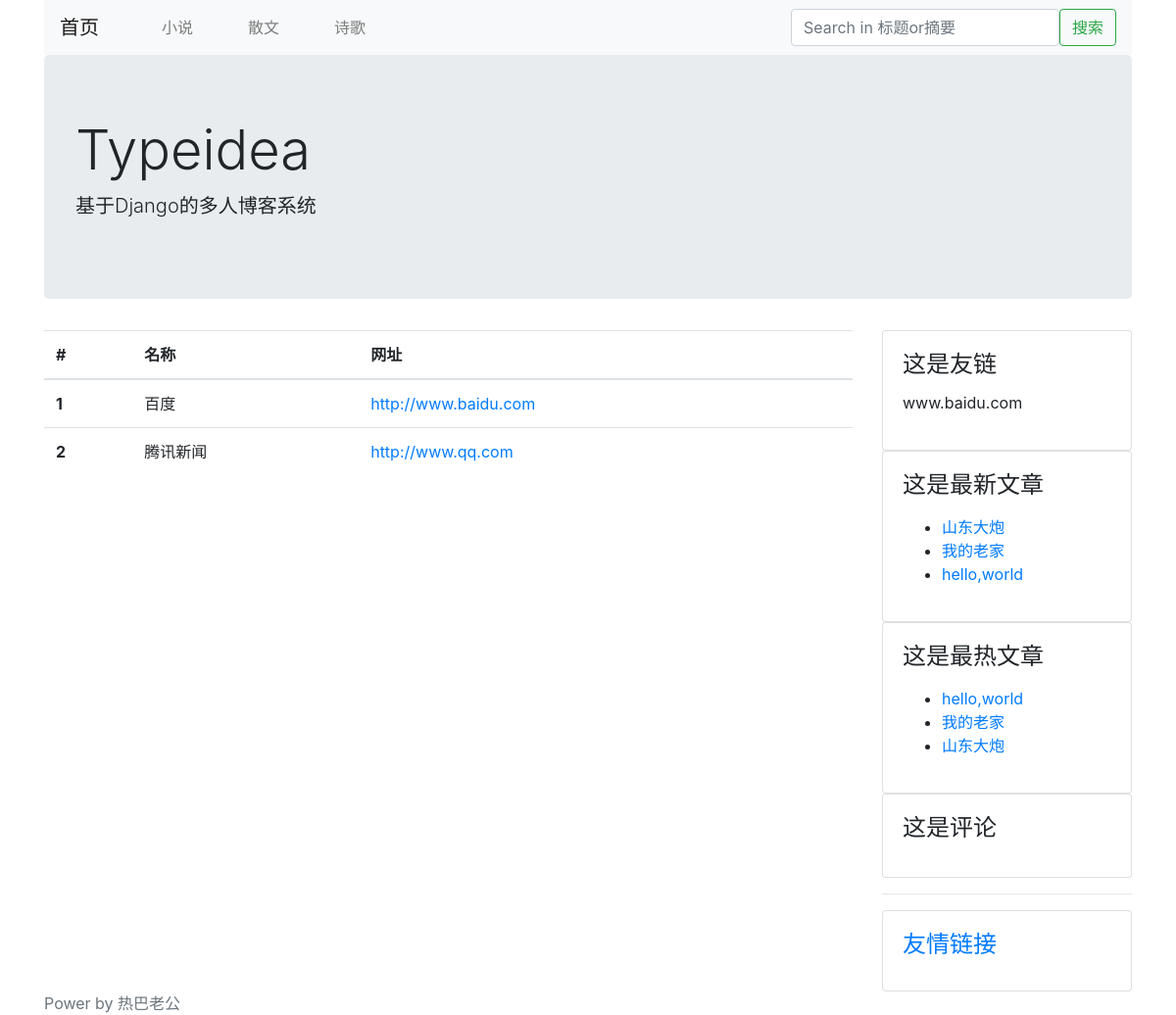
Before: /links/ with the older database file.
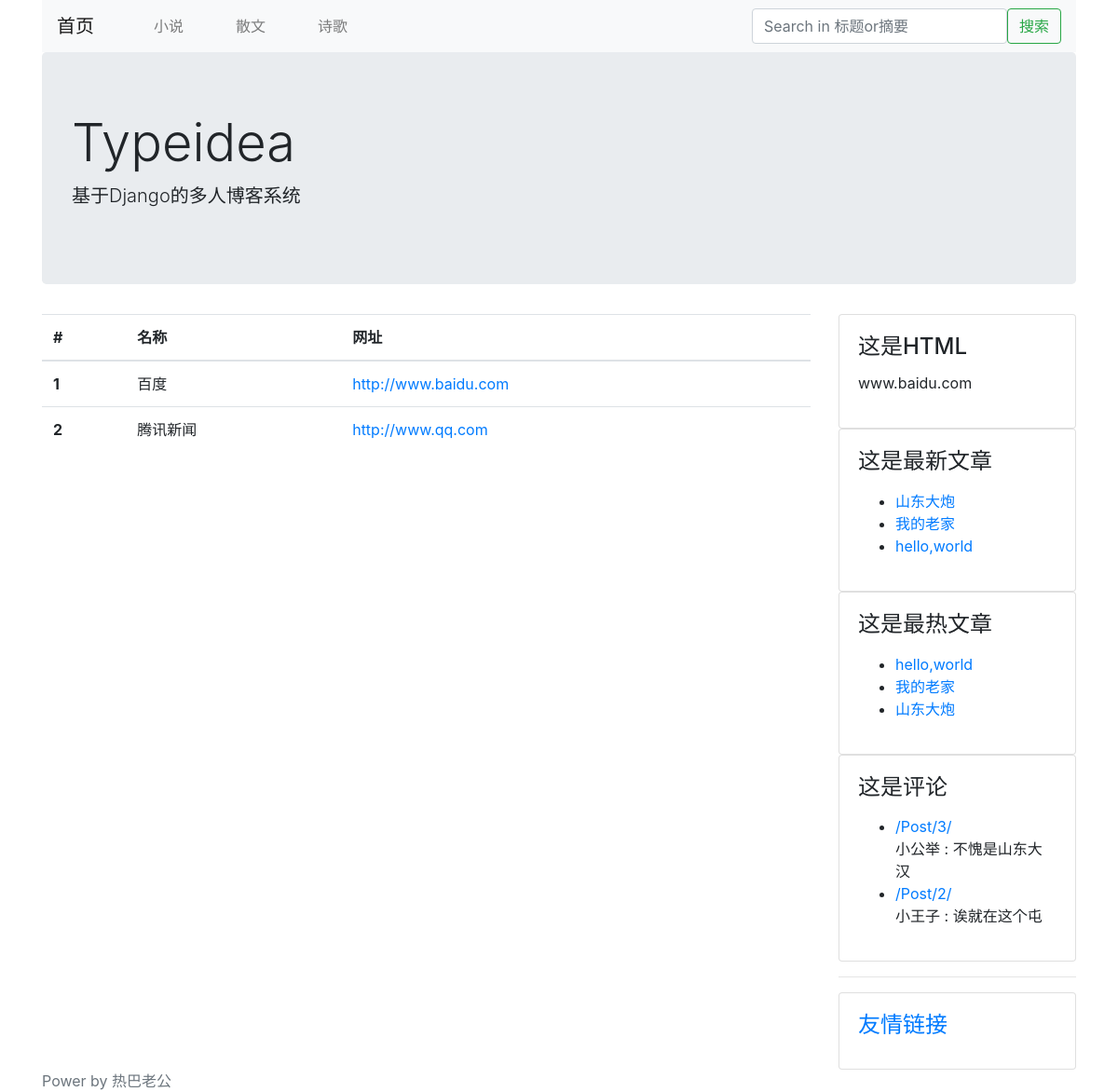
After: the same page with the newer database file.
### blog/models.py (models this page shows, shortened)
class Category(models.Model):
    STATUS_NORMAL = 1
    STATUS_DELETE = 0
    STATUS_ITEMS = (
        (STATUS_NORMAL, '正常'),
        (STATUS_DELETE, '删除'),
    )
    name = models.CharField(max_length=50, verbose_name="名称")
    status = models.PositiveIntegerField(default=STATUS_NORMAL, choices=STATUS_ITEMS, verbose_name="状态")
    is_nav = models.BooleanField(default=False, verbose_name="是否为导航")
    owner = models.ForeignKey(User, verbose_name="作者")
    created_time = models.DateTimeField(auto_now_add=True, verbose_name="创建时间")
    class Meta:
        verbose_name = verbose_name_plural = "分类"
    @classmethod
    def get_navs(cls):
        categories=cls.objects.filter(status=cls.STATUS_NORMAL)
        nav_categories=[]
        normal_categories=[]
        for i in categories:
            if i.is_nav:
                nav_categories.append(i)
            else:
                normal_categories.append(i)
        dict={
            'navs':nav_categories,
            'categories':normal_categories,
        }
        return dict

class Post(models.Model):
    STATUS_NORMAL = 1
    STATUS_DELETE = 0
    STATUS_DRAFT = 2
    STATUS_ITEMS = (
        (STATUS_NORMAL, '正常'),
        (STATUS_DELETE, '删除'),
        (STATUS_DRAFT, '草稿'),
    )
    title = models.CharField(max_length=255, verbose_name="标题")
    desc = models.CharField(max_length=1024, blank=True, verbose_name="摘要", help_text="可以为空")
    content = models.TextField(verbose_name="正文", help_text="正文必须为MarkDown格式")
    content_html=models.TextField(verbose_name='正文HTML代码',blank=True,editable=False)
    status = models.PositiveIntegerField(default=STATUS_NORMAL, choices=STATUS_ITEMS, verbose_name="状态")
    category = models.ForeignKey(Category, verbose_name="分类")
    tag = models.ManyToManyField(Tag, verbose_name="标签")
    owner = models.ForeignKey(User, verbose_name="作者")
    created_time = models.DateTimeField(auto_now_add=True, verbose_name="创建时间")
    pv=models.PositiveIntegerField(default=1)
    uv=models.PositiveIntegerField(default=1)
    class Meta:
        verbose_name = verbose_name_plural = "文章"
        ordering = ['-id']  # 根据id降序排列
    @classmethod
    def latest_posts(cls):
        queryset=cls.objects.filter(status=cls.STATUS_NORMAL)
        return queryset
    @classmethod
    def hot_posts(cls):
        return cls.objects.filter(status=Post.STATUS_NORMAL).order_by('-pv')

### config/models.py (models this page shows, shortened)
class Link(models.Model):
    STATUS_NORMAL = 1
    STATUS_DELETE = 0
    STATUS_ITEMS = (
        (STATUS_NORMAL, '正常'),
        (STATUS_DELETE, '删除'),
    )
    title = models.CharField(max_length=50, verbose_name="标题")
    href = models.URLField(verbose_name="链接")
    status = models.PositiveIntegerField(default=STATUS_NORMAL, choices=STATUS_ITEMS, verbose_name="状态")
    weight = models.PositiveIntegerField(default=1, choices=zip(range(1, 6), range(1, 6)), verbose_name="权重",
                                         help_text="权重高展示顺序靠前")
    owner = models.ForeignKey(User, verbose_name="作者")
    created_time = models.DateTimeField(auto_now_add=True, verbose_name="创建时间")
    class Meta:
        verbose_name = verbose_name_plural = "友链"

class SideBar(models.Model):
    STATUS_SHOW = 1
    STATUS_HIDE = 0
    STATUS_ITEMS = (
        (STATUS_SHOW, "展示"),
        (STATUS_HIDE, "隐藏"),
    )
    DISPLAY_HTML = 1
    DISPLAY_LATEST = 2
    DISPLAY_HOT = 3
    DISPLAY_COMMENT = 4
    SIDE_TYPE = (
        (DISPLAY_HTML, "HTML"),
        (DISPLAY_LATEST, "最新文章"),
        (DISPLAY_HOT, "最热文章"),
        (DISPLAY_COMMENT, "最近评论"),
    )
    title = models.CharField(max_length=50, verbose_name="标题")
    display_type = models.PositiveIntegerField(default=1, choices=SIDE_TYPE, verbose_name="展示类型")
    content = models.CharField(max_length=500, blank=True, verbose_name="内容", help_text="如果设置的不是HTML类型，可为空")
    status = models.PositiveIntegerField(default=STATUS_SHOW, choices=STATUS_ITEMS, verbose_name="状态")
    owner = models.ForeignKey(User, verbose_name="作者")
    created_time = models.DateTimeField(auto_now_add=True, verbose_name="创建时间")
    class Meta:
        verbose_name = verbose_name_plural = "侧边栏"
    @classmethod
    def get_all(cls):
        return cls.objects.filter(status=SideBar.STATUS_SHOW)
    @property
    def content_html(self):
        from blog.models import Post
        from comment.models import Comment
        result = ''
        if self.display_type == self.DISPLAY_HTML:
            result = self.content
        elif self.display_type == self.DISPLAY_LATEST:
            context = {
                'posts': Post.latest_posts(),
            }
            result = render_to_string('config/blocks/sidebar_posts.html', context=context)
        elif self.display_type == self.DISPLAY_HOT:
            context = {
                'posts': Post.hot_posts(),
            }
            result = render_to_string('config/blocks/sidebar_posts.html', context=context)
        elif self.display_type == self.DISPLAY_COMMENT:
            context = {
                'comments': Comment.objects.filter(status=Comment.STATUS_NORMAL)
            }
            result = render_to_string('config/blocks/sidebar_comments.html', context=context)
        return result

### comment/models.py (models this page shows, shortened)
class Comment(models.Model):
    STATUS_NORMAL = 1
    STATUS_DELETE = 0
    STATUS_ITEMS = (
        (STATUS_NORMAL, '正常'),
        (STATUS_DELETE, '删除'),
    )
    target = models.CharField(max_length=100, verbose_name="评论目标")
    content = models.CharField(max_length=2000, verbose_name="内容")
    nickname = models.CharField(max_length=50, verbose_name="昵称")
    website = models.URLField(verbose_name="网站")
    email = models.EmailField(verbose_name="邮箱")
    status = models.PositiveIntegerField(default=STATUS_NORMAL, choices=STATUS_ITEMS, verbose_name="状态")
    created_time = models.DateTimeField(auto_now_add=True, verbose_name="创建时间")
    class Meta:
        verbose_name = verbose_name_plural = "评论"

### config/views.py (the view)
# urls.py: url(r'^links/$',LinkListView.as_view(),name='link-list'),
class LinkListView(CommonViewMixin,ListView):
    queryset = Link.objects.filter(status=Link.STATUS_NORMAL)
    template_name = 'config/links.html'
    context_object_name = 'link_list'

### blog/views.py (called while the page is built)
    def get_context_data(self, **kwargs):
        context = super().get_context_data(**kwargs)
        context.update({
            'sidebars': SideBar.get_all(),
            'God':'热巴老公',
        })
        context.update(Category.get_navs())
        return context

### typeidea/thems/bootstrap/templates/config/links.html (shortened to what this page needs)
{% extends "blog/base.html" %}
{% block main %}
<table class="table">
    <thead>
    <tr>
        <th scope="col">#</th>
        <th scope="col">名称</th>
        <th scope="col">网址</th>
    </tr>
    </thead>
    <tbody>
    {% for link in link_list %}
    <tr>
        <th scope="row">{{ forloop.counter }}</th>
        <td>{{ link.title }}</td>
        <td><a href="{{ link.href }}">{{ link.href }}</a> </td>
    </tr>
    {% endfor %}
    </tbody>
</table>
{% endblock %}

### typeidea/thems/bootstrap/templates/blog/base.html (shortened to what this page needs)
<!DOCTYPE HTML>
<html lang="en">
    <head>
        <link rel="stylesheet" href="https://cdn.bootcss.com/bootstrap/4.0.0/css/bootstrap.css">
    </head>
<body>
    <div class="container head">
        <nav class="navbar navbar-expand-lg navbar-light bg-light">
            <a class="navbar-brand" href="/">首页</a>
            <div class="collapse navbar-collapse" id="navbarSupportedContent">
                <ul class="navbar-nav mr-auto">
                    {% for cate in navs %}
                    <ul class="nav-item">
                        <a class="nav-link" href="{% url 'category-list' cate.id %}">{{ cate.name }}</a>
                    </ul>
                    {% endfor %}
                </ul>
                <form class="form-inline " action="/search/" method="GET">
                    <input class="form-control " type="search" name="keyword" placeholder="Search in 标题or摘要" aria-label="Search" value="{{ keyword }}">
                    <button class="btn btn-outline-success" type="submit">搜索</button>
                </form>
            </div>
        </nav>
        <div class="jumbotron">
            <h1 class="display-4">Typeidea</h1>
            <p class="lead">基于Django的多人博客系统</p>
        </div>
    </div>
    <div class="container main">
        <div class="row">
            <div class="col-9 post-list">
                {% block main %}
                {% endblock %}
            </div>
            <div class="col-3">
                {% block sidebar %}
                    {% for sidebar in sidebars %}
                    <div class="card sidebar">
                        <div class="card-body">
                            <h4 class="card-title">{{ sidebar.title }}</h4>
                            <p>
                                {{ sidebar.content_html }}
                            </p>
                        </div>
                    </div>
                    {% endfor %}
                {% endblock %}
                <hr/>
                <div class="card sidebar">
                    <div class="card-body">
                        <h4 class="card-title"><a href="{% url 'link-list'  %}">友情链接</a></h4>
                    </div>
                </div>
            </div>
        </div>
    </div>
<footer class="footer">
    {% block footer %}
    <div class="container power">
        <span class="text-muted" >Power by {{ God }}</span>
    </div>
    {% endblock %}
</footer>
</body>
</html>

### typeidea/thems/bootstrap/templates/config/blocks/sidebar_posts.html (shortened to what this page needs)
<!DOCTYPE html>
<html lang="en">
<head>
</head>
<body>
<ul>
    {% for post in posts %}
    <li>
        <a href="{% url 'post-detail' post.id %}">{{ post.title }}</a>
    </li>
    {% endfor %}
</ul>
</body>
</html>

### typeidea/thems/bootstrap/templates/config/blocks/sidebar_comments.html (shortened to what this page needs)
<!DOCTYPE html>
<html lang="en">
<head>
</head>
<body>
<ul>
    {% for comment in comments %}
    <li>
        <a href="{{ comment.target }}">{{ comment.target.title }}</a>
        <br/>
        {% autoescape off %}
        {{ comment.nickname }} : {{ comment.content }}
        {% endautoescape %}
    </li>
    {% endfor %}
</ul>
</body>
</html>

Changed rows visible on the page:
changed SideBar "www.baidu.com": title "这是友链" → "这是HTML"
added Comment: target "/Post/3/", nickname "小公举", content "不愧是山东大汉", shown under SideBar "这是评论"
added Comment: target "/Post/2/", nickname "小王子", content "诶就在这个屯", shown under SideBar "这是评论"
